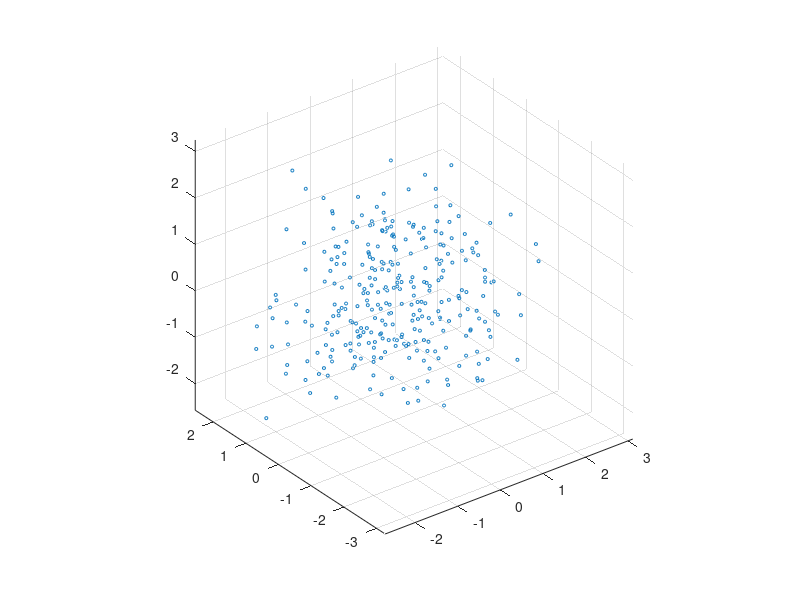

Write the MATLAB code that produced this figure. (Note: this script raises an error after producing the figure.)
%Generate a number of normally distributed randomly positioned scatterers
nScatter = 300;
R = randn(nScatter,3);

pointsize = 5;
scatter3(R(:,1), R(:,2), R(:,3), pointsize);
axis equal

CST = CST_MicrowaveStudio(cd,'RandomScatter.cst'); 

R = R*10; %standard deviation of 10
radius = 1; %radius of each sphere

for i = 1:nScatter
    name = ['solid',num2str(i)];
    component = ['component1'];
    material = ['PEC'];
    
    CST.addSphere(R(i,1),R(i,2),R(i,3),radius,0,0,name,component,material)

end

CST.save
